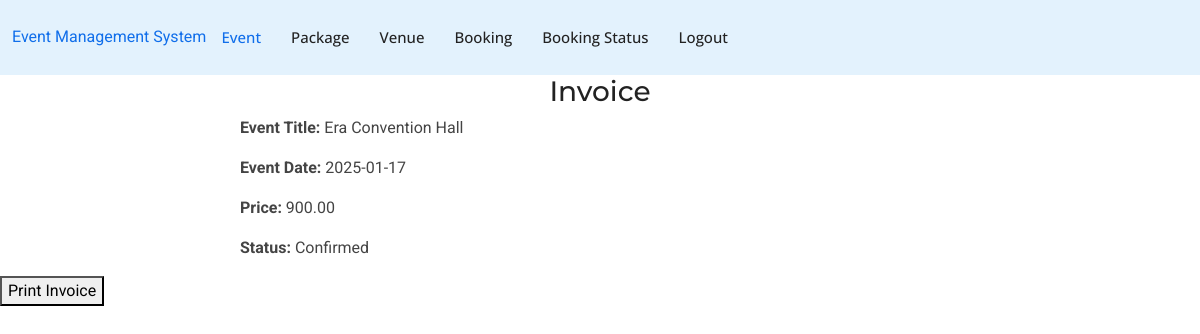
The app's page /invoice.php?booking_id=21 (signed in) with its own data.
### tables this page shows
CREATE TABLE `bookings` (
  `id` int(11) NOT NULL,
  `user_id` int(11) NOT NULL,
  `event_id` int(11) NOT NULL,
  `booking_date` timestamp NOT NULL DEFAULT current_timestamp(),
  `status` varchar(255) DEFAULT NULL
);

CREATE TABLE `events` (
  `id` int(11) NOT NULL,
  `event_title` varchar(255) NOT NULL,
  `event_date` date NOT NULL,
  `event_time` time NOT NULL,
  `event_location` varchar(255) NOT NULL,
  `event_description` text NOT NULL,
  `price` decimal(10,2) NOT NULL,
  `event_image` varchar(255) NOT NULL,
  `created_at` timestamp NOT NULL DEFAULT current_timestamp()
);

### invoice.php (the view, shortened to what this page needs)
<?php
include('connect.php');
include('header.php');
$current_user_id = $_SESSION['uid'];
if (isset($_GET['booking_id']) && is_numeric($_GET['booking_id'])) {
    $booking_id = intval($_GET['booking_id']);
    $sql = "SELECT bookings.id AS booking_id,
                   events.event_title,
                   events.event_date,
                   events.price,
                   bookings.status
            FROM bookings
            JOIN events ON bookings.event_id = events.id
            WHERE bookings.id = ? AND bookings.user_id = ?";
    $stmt = $connect->prepare($sql);
    $stmt->bind_param('ii', $booking_id, $current_user_id);
    $stmt->execute();
    $result = $stmt->get_result();
    if ($result->num_rows > 0) {
        $row = $result->fetch_assoc();
        echo "<h3 style='text-align:center;'>Invoice</h3>";
        echo "<div style='width: 60%; margin: 0 auto;'>
                <p><strong>Event Title:</strong> {$row['event_title']}</p>
                <p><strong>Event Date:</strong> {$row['event_date']}</p>
                <p><strong>Price:</strong> {$row['price']}</p>
                <p><strong>Status:</strong> {$row['status']}</p>
              </div>";
        echo "<button class='btn-print' onclick='window.print();'>Print Invoice</button>";
    } else {
        echo "<p>Invoice not found.</p>";
    }
} else {
    echo "<p>Invalid booking ID.</p>";
}
?>

### assets/css/main.css (style rules this page uses)
h1, h2, h3, h4, h5, h6 { color: var(--heading-color); font-family: var(--heading-font); }

### records on screen
bookings: event.event_title "Era Convention Hall", event.event_date "2025-01-17", event.price "900.00", status "Confirmed"
